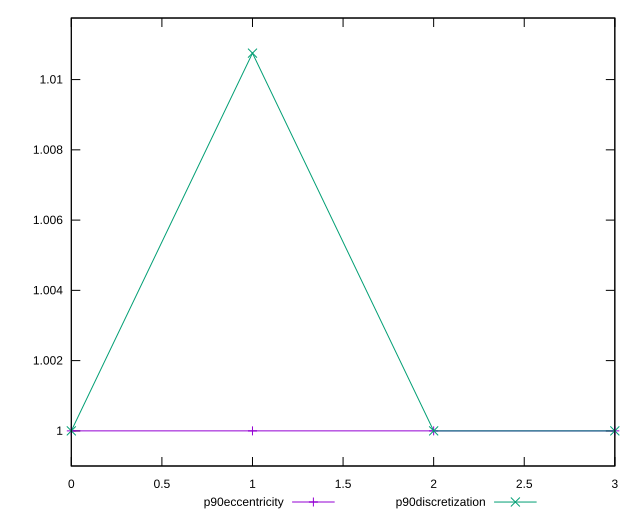

Reproduce this figure in gnuplot.
reset

$p90Eccentricity <<EOF
0 0.9999999999999999
1 1.0000000000000002
2 1
3 0.9999999999999999
EOF

$p90Discretization <<EOF
0 1
1 1.010752688172043
2 1
3 1
EOF

set key outside below
set xrange [0:3]
set yrange [0.9989999999999999:1.011752688172043]
set trange [0.9989999999999999:1.011752688172043]
set terminal svg size 640, 520 enhanced background rgb 'white'
set output "reports/report_00032_2021-02-25T10-28-15.087Z/meta/pScore/progression/eccentricity.svg"

plot $p90Eccentricity title "p90eccentricity" with linespoints, \
     $p90Discretization title "p90discretization" with linespoints

reset
